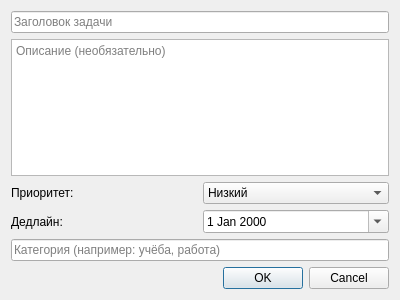
<?xml version="1.0" encoding="UTF-8"?>
<ui version="4.0">
 <class>TaskDialog</class>
 <widget class="QDialog" name="TaskDialog">
  <property name="windowModality">
   <enum>Qt::WindowModal</enum>
  </property>
  <property name="geometry">
   <rect>
    <x>0</x>
    <y>0</y>
    <width>400</width>
    <height>300</height>
   </rect>
  </property>
  <property name="windowTitle">
   <string>Новая задача</string>
  </property>
  <layout class="QVBoxLayout" name="verticalLayout">
   <item>
    <widget class="QLineEdit" name="editTitle">
     <property name="placeholderText">
      <string>Заголовок задачи</string>
     </property>
    </widget>
   </item>
   <item>
    <widget class="QTextEdit" name="editDescription">
     <property name="placeholderText">
      <string>Описание (необязательно)</string>
     </property>
     <property name="maximumHeight">
      <number>80</number>
     </property>
    </widget>
   </item>
   <item>
    <layout class="QHBoxLayout" name="horizontalLayout">
     <item>
      <widget class="QLabel" name="label">
       <property name="text">
        <string>Приоритет:</string>
       </property>
      </widget>
     </item>
     <item>
      <widget class="QComboBox" name="comboPriority">
       <item>
        <property name="text">
         <string>Низкий</string>
        </property>
       </item>
       <item>
        <property name="text">
         <string>Средний</string>
        </property>
       </item>
       <item>
        <property name="text">
         <string>Высокий</string>
        </property>
       </item>
      </widget>
     </item>
    </layout>
   </item>
   <item>
    <layout class="QHBoxLayout" name="horizontalLayout2">
     <item>
      <widget class="QLabel" name="label2">
       <property name="text">
        <string>Дедлайн:</string>
       </property>
      </widget>
     </item>
     <item>
      <widget class="QDateEdit" name="dateDeadline">
       <property name="calendarPopup">
        <bool>true</bool>
       </property>
      </widget>
     </item>
    </layout>
   </item>
   <item>
    <widget class="QLineEdit" name="editCategory">
     <property name="placeholderText">
      <string>Категория (например: учёба, работа)</string>
     </property>
    </widget>
   </item>
   <item>
    <widget class="QDialogButtonBox" name="buttonBox">
     <property name="orientation">
      <enum>Qt::Horizontal</enum>
     </property>
     <property name="standardButtons">
      <set>QDialogButtonBox::Cancel|QDialogButtonBox::Ok</set>
     </property>
    </widget>
   </item>
  </layout>
 </widget>
 <resources/>
 <connections>
  <connection>
   <sender>buttonBox</sender>
   <signal>accepted()</signal>
   <receiver>TaskDialog</receiver>
   <slot>accept()</slot>
   <hints>
    <hint type="sourcelabel">
     <x>248</x>
     <y>254</y>
    </hint>
    <hint type="destinationlabel">
     <x>157</x>
     <y>274</y>
    </hint>
   </hints>
  </connection>
  <connection>
   <sender>buttonBox</sender>
   <signal>rejected()</signal>
   <receiver>TaskDialog</receiver>
   <slot>reject()</slot>
   <hints>
    <hint type="sourcelabel">
     <x>316</x>
     <y>260</y>
    </hint>
    <hint type="destinationlabel">
     <x>286</x>
     <y>274</y>
    </hint>
   </hints>
  </connection>
 </connections>
</ui>
